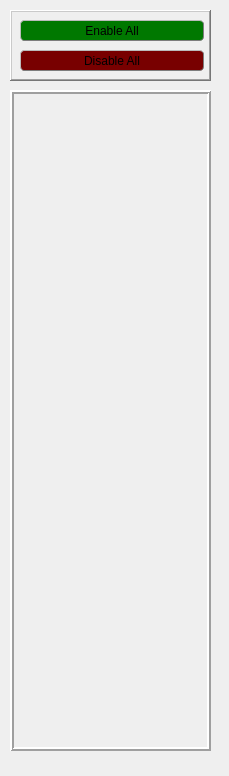
<?xml version="1.0" encoding="UTF-8"?>
<ui version="4.0">
 <class>MainWindow</class>
 <widget class="QMainWindow" name="MainWindow">
  <property name="geometry">
   <rect>
    <x>0</x>
    <y>0</y>
    <width>229</width>
    <height>776</height>
   </rect>
  </property>
  <property name="windowTitle">
   <string>Enable Manager</string>
  </property>
  <property name="autoFillBackground">
   <bool>false</bool>
  </property>
  <property name="documentMode">
   <bool>false</bool>
  </property>
  <widget class="QWidget" name="centralwidget">
   <widget class="QFrame" name="jointframe">
    <property name="geometry">
     <rect>
      <x>10</x>
      <y>90</y>
      <width>201</width>
      <height>661</height>
     </rect>
    </property>
    <property name="frameShape">
     <enum>QFrame::Box</enum>
    </property>
    <property name="frameShadow">
     <enum>QFrame::Raised</enum>
    </property>
    <property name="lineWidth">
     <number>2</number>
    </property>
    <widget class="QWidget" name="verticalLayoutWidget">
     <property name="geometry">
      <rect>
       <x>9</x>
       <y>9</y>
       <width>181</width>
       <height>641</height>
      </rect>
     </property>
     <layout class="QVBoxLayout" name="layout">
      <property name="sizeConstraint">
       <enum>QLayout::SetNoConstraint</enum>
      </property>
     </layout>
    </widget>
   </widget>
   <widget class="QFrame" name="frame_2">
    <property name="geometry">
     <rect>
      <x>10</x>
      <y>10</y>
      <width>201</width>
      <height>71</height>
     </rect>
    </property>
    <property name="frameShape">
     <enum>QFrame::WinPanel</enum>
    </property>
    <property name="frameShadow">
     <enum>QFrame::Raised</enum>
    </property>
    <widget class="QPushButton" name="btnEnableAll">
     <property name="geometry">
      <rect>
       <x>10</x>
       <y>10</y>
       <width>184</width>
       <height>21</height>
      </rect>
     </property>
     <property name="styleSheet">
      <string notr="true">QPushButton {
    background-color: rgb(0, 120, 0);
    border-style: outset;
    border-width: 1px;
    border-radius: 4px;
    border-color: rgb(125, 125, 125);
    min-width: 10em;
    padding: 3px;
}</string>
     </property>
     <property name="text">
      <string>Enable All</string>
     </property>
     <property name="checkable">
      <bool>false</bool>
     </property>
     <property name="checked">
      <bool>false</bool>
     </property>
     <property name="flat">
      <bool>false</bool>
     </property>
    </widget>
    <widget class="QPushButton" name="btnDisableAll">
     <property name="geometry">
      <rect>
       <x>10</x>
       <y>40</y>
       <width>184</width>
       <height>21</height>
      </rect>
     </property>
     <property name="styleSheet">
      <string notr="true">QPushButton {
    background-color: rgb(120, 0, 0);
    border-style: outset;
    border-width: 1px;
    border-radius: 4px;
    border-color: rgb(125, 125, 125);
    min-width: 10em;
    padding: 3px;
}</string>
     </property>
     <property name="text">
      <string>Disable All</string>
     </property>
     <property name="checkable">
      <bool>false</bool>
     </property>
     <property name="checked">
      <bool>false</bool>
     </property>
     <property name="flat">
      <bool>false</bool>
     </property>
    </widget>
   </widget>
  </widget>
  <widget class="QStatusBar" name="statusbar">
   <property name="sizeGripEnabled">
    <bool>false</bool>
   </property>
  </widget>
 </widget>
 <resources/>
 <connections/>
</ui>
